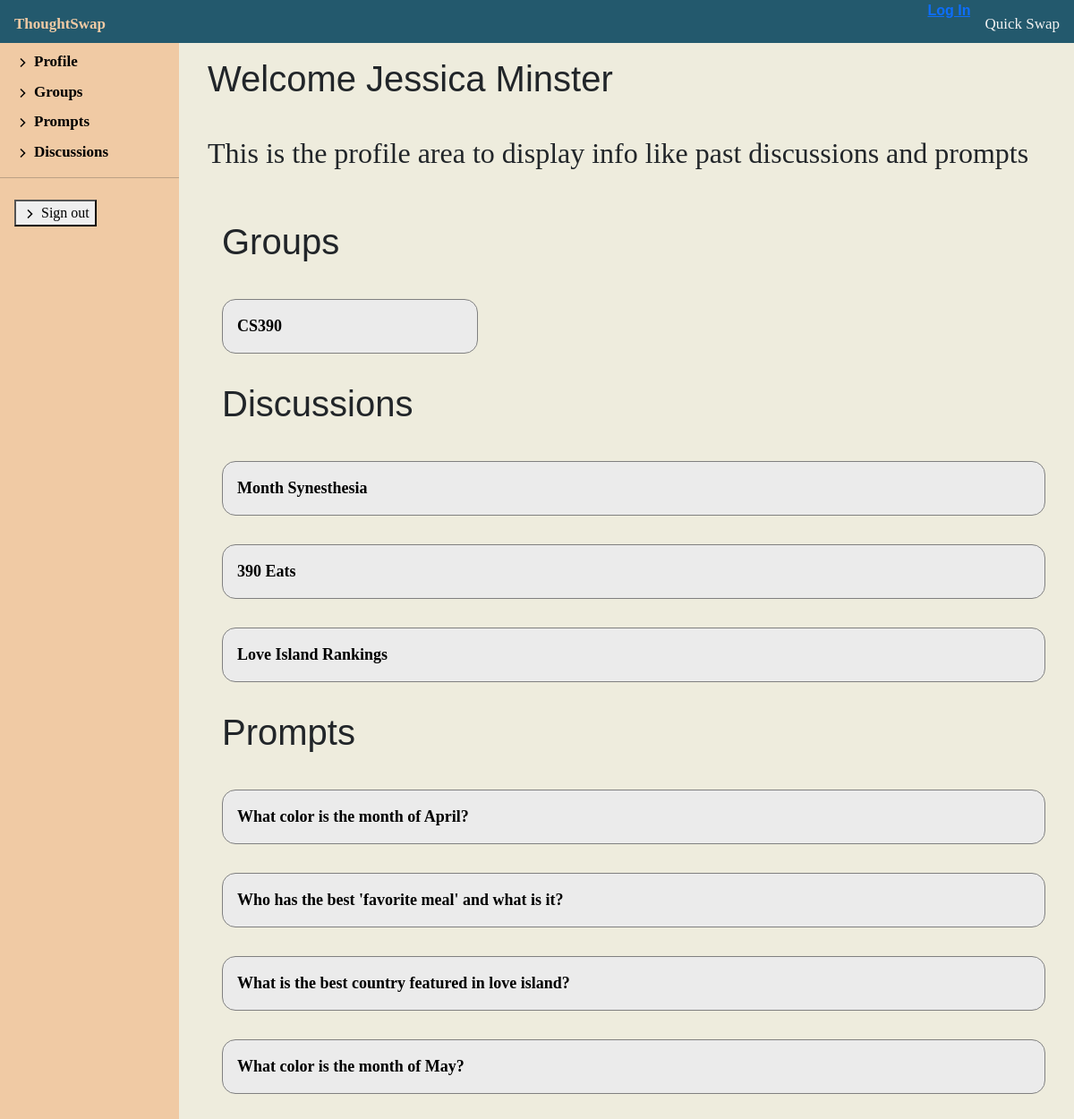
The page /discussion/1/profile on the database its author committed.
### discussion/models.py (models this page shows, shortened)
class Facilitator(models.Model):
    id = models.AutoField(primary_key=True)
    first_name = models.CharField(max_length=100, null=True, blank=True)
    last_name = models.CharField(max_length=100, null=True, blank=True)
    username = models.CharField(
        max_length=100, unique=True, null=False, blank=False, default='username')
    def __str__(self):
        return f'{self.first_name} {self.last_name}'
    class Meta:
        permissions = (("can_create_groups", "Create Groups"),)

class Group(models.Model):
    facilitator = models.ForeignKey(
        'Facilitator', on_delete=models.SET_NULL, null=True)
    name = models.CharField(max_length=100, null=False, blank=False, default='Group')
    size = models.IntegerField(null=False, blank=False, default=0)
    def __str__(self):
        return f'{self.name}'

class Discussion(models.Model):
    code = models.IntegerField(default=0, null=False, blank=False)
    name = models.CharField(max_length=200, default='Discussion')
    group = models.ForeignKey('Group', on_delete=models.SET_NULL, null=True)
    def __str__(self):
        return self.name

class Prompt(models.Model):
    id = models.AutoField(primary_key=True)
    content = models.TextField(
        max_length=1000, help_text='Enter a prompt for the discussion', blank=False, null=False)
    discussion = models.ForeignKey(
        'Discussion', on_delete=models.SET_NULL, null=True, blank=True)
    author = models.ForeignKey('Facilitator', on_delete=models.SET_NULL, null=True)
    def __str__(self):
        return f'{self.content}'

### discussion/views.py (the view)
# urls.py: path('<int:pk>/profile', views.FacilitatorProfileView.as_view(), name='facilitator-profile'),
class FacilitatorProfileView(generic.ListView):
    model = Facilitator
    template_name = 'discussion/profile/facilitator_profile.html'
    def get_context_data(self, **kwargs):
        context = super(FacilitatorProfileView,
                        self).get_context_data(**kwargs)
        context['facilitator'] = Facilitator.objects.get(pk=self.kwargs['pk'])
        return context

### discussion/templates/discussion/profile/facilitator_profile.html (shortened to what this page needs)
{% extends "index.html" %}
{% block content %}
<div class="profile-container">
    <div class="facilitator-nav">
        <div>
            <div class="">
                <ul class="fac-nav-list">
                    <li class="fac-nav-item"><a class="fac-nav-link"
                            href="{% url 'facilitator-profile' pk=facilitator.pk %}"><img
                                src="/static/media/chevron-right-svgrepo-com.svg" alt="bullet point"><span
                                class="ms-1 d-none d-sm-inline">Profile</span></a></li>
                    <li class="fac-nav-item">
                        <a class="fac-nav-link" href="{% url 'facilitator-groups' pk=facilitator.pk %}"><img
                                src="/static/media/chevron-right-svgrepo-com.svg" alt="bullet point"><span
                                class="ms-1 d-none d-sm-inline">Groups</span>
                        </a>
                    </li>
                    <li class="fac-nav-item">
                        <a class="fac-nav-link" href="{% url 'facilitator-prompts' pk=facilitator.pk %}"><img
                                src="/static/media/chevron-right-svgrepo-com.svg" alt="bullet point"><span
                                class="ms-1 d-none d-sm-inline">Prompts</span>
                        </a>
                    </li>
                    <li class="fac-nav-item">
                        <a class="fac-nav-link" href="{% url 'facilitator-discussions' pk=facilitator.pk %}"
                            data-bs-toggle="collapse">
                            <img src="/static/media/chevron-right-svgrepo-com.svg" alt="bullet point"><span
                                class="ms-1 d-none d-sm-inline">Discussions</span>
                        </a>
                    </li>
                </ul>
                <hr>
                <div class="dropdown pb-4">
                    <ul class="fac-nav-list">
                        <form action="{% url 'logout' %}" method="post">
                            <li class="fac-nav-item"> <button type="submit"><img
                                src="/static/media/chevron-right-svgrepo-com.svg" alt="bullet point"><span
                                class="ms-1 d-none d-sm-inline">Sign out</span></button></li>
                        </form>
                    </ul>
                </div>
            </div>
        </div>
    </div>
    {% block profileContent %}
    <div class="facilitator-profile">
        <h1 class="discussion-header">Welcome {{ facilitator }}</h1>
        <h2 class="discussion-header">This is the profile area to display info like past discussions and prompts
        </h2>
        <div class="profile-container" id="create-prompt">
            <div class="response-board">
                <h1 class="discussion-header">Groups</h1>
                <div class="group-board">
                    {% for group in facilitator.group_set.all %}
                    <div class="group-crud">
                        <a class="profile-list-header" href="{% url 'view-group' pk=facilitator.pk name=group %}"><span>{{ group.name }}</span></a>
                    </div>
                    {% endfor %}
                </div>
                <h1 class="discussion-header">Discussions</h1>
                {% for group in facilitator.group_set.all %}
                {% for discussion in group.discussion_set.all %}
                <div class="prompt-crud">
                    <div>
                        <a class="profile-list-header" href="{% url 'view-responses' pk=facilitator.pk name=group.name code=discussion.code %}"><span>{{ discussion }}</span></a>
                    </div>
                </div>
                {% endfor %}
                {% endfor %}
                <h1 class="discussion-header">Prompts</h1>
                {% for prompt in facilitator.prompt_set.all %}
                <div class="prompt-crud">
                    <div>
                        <a class="profile-list-header" href="{% url 'prompt-detail' pk=facilitator.pk id=prompt.id %}"><span>{{ prompt }}</span></a>
                    </div>
                </div>
                {% endfor %}
            </div>
        </div>
    </div>
    {% endblock %}
</div>
{% endblock %}

### discussion/static/css/styles.css (style rules this page uses)
.profile-container { display: flex; justify-content: space-between; }
.facilitator-nav { width: 30%; max-width: 200px; background-color: #f0caa4; min-height: 100vh; }
.fac-nav-list { padding-left: 1em; }
.fac-nav-item { padding-top: 0.5em; list-style: none; }
.fac-nav-link { color: #000; text-decoration: none; font-size: 17px; font-family: 'Times New Roman', Times, serif; }
.facilitator-profile { width: 100%; margin-left: 1em; }
.discussion-header { padding: 1rem; }
.response-board { padding: 1rem; display: grid; }
#create-prompt { display: block; }
.prompt-crud { border: solid 1px grey; border-radius: 15px; background: rgb(235, 235, 235); padding: 1rem; margin: 1em; display: flex; justify-content: space-between; align-items: center; }
.group-board { display: flex; flex-wrap: wrap; }
.group-crud { border: solid 1px grey; border-radius: 15px; background: rgb(235, 235, 235); padding: 1rem; margin: 1em; width: 30%; justify-content: space-between; min-width: fit-content; }
body { background: #eeecdd; margin: 0; }
h1 { font-family: Arial Black, verdana, sans-serif; }
a { font-family: arial; font-weight: bold; }
p, div, span { font-family: Georgia, 'Times New Roman', Times, serif; }

### rows shown on the page
Facilitator: first_name+last_name "Jessica Minster"
Group: name "CS390"
Discussion: name "Month Synesthesia"
Discussion: name "390 Eats"
Discussion: name "Love Island Rankings"
Prompt: content "What color is the month of April?"
Prompt: content "Who has the best 'favorite meal' and what is it?"
Prompt: content "What is the best country featured in love island?"
Prompt: content "What color is the month of May?"
